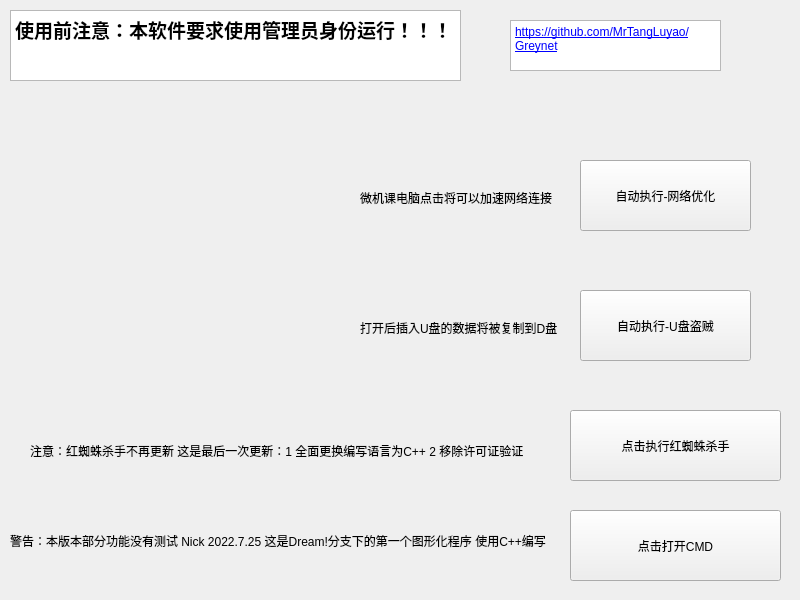
<?xml version="1.0" encoding="UTF-8"?>
<ui version="4.0">
 <class>Widget</class>
 <widget class="QWidget" name="Widget">
  <property name="geometry">
   <rect>
    <x>0</x>
    <y>0</y>
    <width>800</width>
    <height>600</height>
   </rect>
  </property>
  <property name="windowTitle">
   <string>Widget</string>
  </property>
  <widget class="QPushButton" name="pushButton">
   <property name="geometry">
    <rect>
     <x>580</x>
     <y>160</y>
     <width>171</width>
     <height>71</height>
    </rect>
   </property>
   <property name="text">
    <string>自动执行-网络优化</string>
   </property>
  </widget>
  <widget class="QPushButton" name="pushButton_2">
   <property name="geometry">
    <rect>
     <x>580</x>
     <y>290</y>
     <width>171</width>
     <height>71</height>
    </rect>
   </property>
   <property name="text">
    <string>自动执行-U盘盗贼</string>
   </property>
  </widget>
  <widget class="QPushButton" name="pushButton_3">
   <property name="geometry">
    <rect>
     <x>570</x>
     <y>510</y>
     <width>211</width>
     <height>71</height>
    </rect>
   </property>
   <property name="text">
    <string>点击打开CMD</string>
   </property>
  </widget>
  <widget class="QLabel" name="label">
   <property name="geometry">
    <rect>
     <x>10</x>
     <y>510</y>
     <width>561</width>
     <height>61</height>
    </rect>
   </property>
   <property name="autoFillBackground">
    <bool>false</bool>
   </property>
   <property name="text">
    <string>警告：本版本部分功能没有测试 Nick 2022.7.25 这是Dream!分支下的第一个图形化程序 使用C++编写</string>
   </property>
   <property name="scaledContents">
    <bool>false</bool>
   </property>
   <property name="wordWrap">
    <bool>false</bool>
   </property>
   <property name="openExternalLinks">
    <bool>false</bool>
   </property>
  </widget>
  <widget class="QPushButton" name="pushButton_4">
   <property name="geometry">
    <rect>
     <x>570</x>
     <y>410</y>
     <width>211</width>
     <height>71</height>
    </rect>
   </property>
   <property name="text">
    <string>点击执行红蜘蛛杀手</string>
   </property>
  </widget>
  <widget class="QLabel" name="label_3">
   <property name="geometry">
    <rect>
     <x>30</x>
     <y>420</y>
     <width>521</width>
     <height>61</height>
    </rect>
   </property>
   <property name="text">
    <string>注意：红蜘蛛杀手不再更新 这是最后一次更新：1 全面更换编写语言为C++ 2 移除许可证验证</string>
   </property>
  </widget>
  <widget class="QTextEdit" name="textEdit">
   <property name="geometry">
    <rect>
     <x>10</x>
     <y>10</y>
     <width>451</width>
     <height>71</height>
    </rect>
   </property>
   <property name="html">
    <string>&lt;!DOCTYPE HTML PUBLIC &quot;-//W3C//DTD HTML 4.0//EN&quot; &quot;http://www.w3.org/TR/REC-html40/strict.dtd&quot;&gt;
&lt;html&gt;&lt;head&gt;&lt;meta name=&quot;qrichtext&quot; content=&quot;1&quot; /&gt;&lt;meta charset=&quot;utf-8&quot; /&gt;&lt;style type=&quot;text/css&quot;&gt;
p, li { white-space: pre-wrap; }
hr { height: 1px; border-width: 0; }
&lt;/style&gt;&lt;/head&gt;&lt;body style=&quot; font-family:'Microsoft YaHei UI'; font-size:9pt; font-weight:400; font-style:normal;&quot;&gt;
&lt;p style=&quot; margin-top:0px; margin-bottom:0px; margin-left:0px; margin-right:0px; -qt-block-indent:0; text-indent:0px;&quot;&gt;&lt;span style=&quot; font-size:14pt; font-weight:700;&quot;&gt;使用前注意：本软件要求使用管理员身份运行！！！&lt;/span&gt;&lt;/p&gt;&lt;/body&gt;&lt;/html&gt;</string>
   </property>
  </widget>
  <widget class="QTextEdit" name="textEdit_2">
   <property name="geometry">
    <rect>
     <x>510</x>
     <y>20</y>
     <width>211</width>
     <height>51</height>
    </rect>
   </property>
   <property name="html">
    <string>&lt;!DOCTYPE HTML PUBLIC &quot;-//W3C//DTD HTML 4.0//EN&quot; &quot;http://www.w3.org/TR/REC-html40/strict.dtd&quot;&gt;
&lt;html&gt;&lt;head&gt;&lt;meta name=&quot;qrichtext&quot; content=&quot;1&quot; /&gt;&lt;meta charset=&quot;utf-8&quot; /&gt;&lt;style type=&quot;text/css&quot;&gt;
p, li { white-space: pre-wrap; }
hr { height: 1px; border-width: 0; }
&lt;/style&gt;&lt;/head&gt;&lt;body style=&quot; font-family:'Microsoft YaHei UI'; font-size:9pt; font-weight:400; font-style:normal;&quot;&gt;
&lt;p style=&quot; margin-top:0px; margin-bottom:0px; margin-left:0px; margin-right:0px; -qt-block-indent:0; text-indent:0px;&quot;&gt;&lt;a href=&quot;https://github.com/MrTangLuyao/Greynet&quot;&gt;&lt;span style=&quot; text-decoration: underline; color:#0000ff;&quot;&gt;https://github.com/MrTangLuyao/Greynet&lt;/span&gt;&lt;/a&gt;&lt;/p&gt;&lt;/body&gt;&lt;/html&gt;</string>
   </property>
  </widget>
  <widget class="QLabel" name="label_2">
   <property name="geometry">
    <rect>
     <x>360</x>
     <y>320</y>
     <width>211</width>
     <height>16</height>
    </rect>
   </property>
   <property name="text">
    <string>打开后插入U盘的数据将被复制到D盘</string>
   </property>
  </widget>
  <widget class="QLabel" name="label_4">
   <property name="geometry">
    <rect>
     <x>360</x>
     <y>190</y>
     <width>201</width>
     <height>16</height>
    </rect>
   </property>
   <property name="text">
    <string>微机课电脑点击将可以加速网络连接</string>
   </property>
  </widget>
 </widget>
 <resources/>
 <connections/>
</ui>
